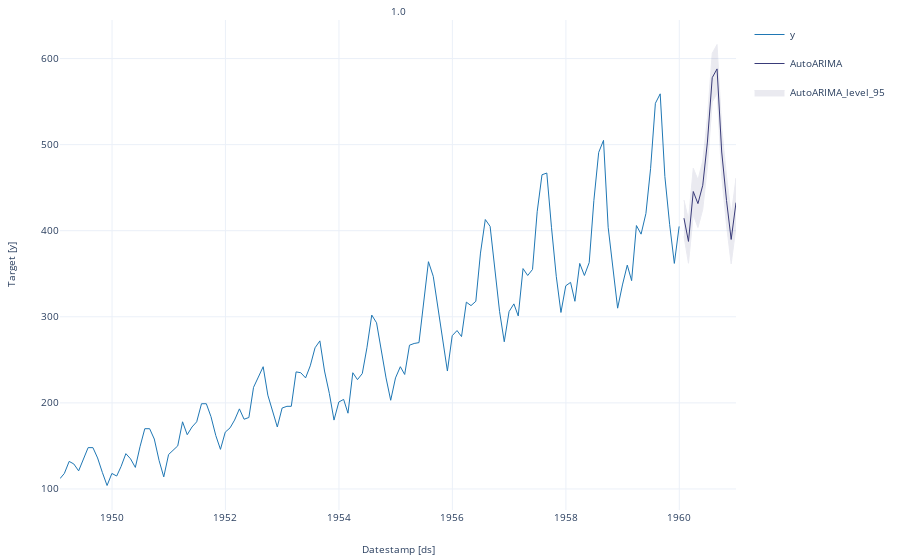

Notebook cell for this chart:
### Markdown cell above
Just as before, we can plot the forecast

### Code cell
StatsForecast.plot(Y_train_df, Y_hat_df)

### Figure 1 — Plotly figure (JSON) as saved in the notebook; plotly's stock layout.template omitted (floating-point values rounded to 4 significant figures; data arrays with more than 128 entries replaced by an {"elided": "..."} marker saying what was removed)
{"data": [{"legendgroup": "y", "line": {"color": "#1f77b4", "width": 1}, "mode": "lines", "name": "y", "showlegend": true, "type": "scatter", "x": {"elided": "132 str values"}, "xaxis": "x", "y": {"elided": "132 int values"}, "yaxis": "y"}, {"legendgroup": "AutoARIMA", "line": {"color": "#393b79", "width": 1}, "mode": "lines", "name": "AutoARIMA", "showlegend": true, "type": "scatter", "x": ["1960-01-31T00:00:00", "1960-02-29T00:00:00", "1960-03-31T00:00:00", "1960-04-30T00:00:00", "1960-05-31T00:00:00", "1960-06-30T00:00:00", "1960-07-31T00:00:00", "1960-08-31T00:00:00", "1960-09-30T00:00:00", "1960-10-31T00:00:00", "1960-11-30T00:00:00", "1960-12-31T00:00:00"], "xaxis": "x", "y": [414.6, 387.6, 445.5, 431.5, 452.8, 503.0, 577.8, 588.0, 491.4, 435.1, 389.8, 432.7], "yaxis": "y"}, {"fill": "toself", "fillcolor": "#393b79", "legendgroup": "AutoARIMA_level_95", "line": {"color": "#393b79", "width": 1}, "mode": "lines", "name": "AutoARIMA_level_95", "opacity": 0.1, "showlegend": true, "type": "scatter", "x": ["1960-01-31T00:00:00", "1960-02-29T00:00:00", "1960-03-31T00:00:00", "1960-04-30T00:00:00", "1960-05-31T00:00:00", "1960-06-30T00:00:00", "1960-07-31T00:00:00", "1960-08-31T00:00:00", "1960-09-30T00:00:00", "1960-10-31T00:00:00", "1960-11-30T00:00:00", "1960-12-31T00:00:00", "1960-12-31T00:00:00", "1960-11-30T00:00:00", "1960-10-31T00:00:00", "1960-09-30T00:00:00", "1960-08-31T00:00:00", "1960-07-31T00:00:00", "1960-06-30T00:00:00", "1960-05-31T00:00:00", "1960-04-30T00:00:00", "1960-03-31T00:00:00", "1960-02-29T00:00:00", "1960-01-31T00:00:00"], "xaxis": "x", "y": [435.6, 412.9, 472.6, 459.3, 480.9, 531.3, 606.1, 616.3, 519.8, 463.4, 418.2, 461.0, 404.3, 361.5, 406.7, 463.1, 559.6, 549.5, 474.7, 424.7, 403.7, 418.5, 362.2, 393.5], "yaxis": "y"}], "layout": {"annotations": [{"font": {"size": 10}, "showarrow": false, "text": "1.0", "x": 0.5, "xanchor": "center", "xref": "paper", "y": 1, "yanchor": "bottom", "yref": "paper"}, {"font": {"size": 10}, "showarrow": false, "text": "Datestamp [ds]", "x": 0.5, "xanchor": "center", "xref": "paper", "y": 0, "yanchor": "top", "yref": "paper", "yshift": -30}, {"font": {"size": 10}, "showarrow": false, "text": "Target [y]", "textangle": -90, "x": 0, "xanchor": "right", "xref": "paper", "xshift": -40, "y": 0.5, "yanchor": "middle", "yref": "paper"}], "autosize": true, "font": {"size": 10}, "margin": {"b": 50, "l": 60, "r": 10, "t": 20}, "xaxis": {"anchor": "y", "autorange": true, "domain": [0, 1], "range": ["1949-01-31", "1960-12-31"], "showticklabels": true, "type": "date", "visible": true}, "yaxis": {"anchor": "x", "autorange": true, "domain": [0, 1], "range": [75.54, 644.8], "type": "linear"}}}
